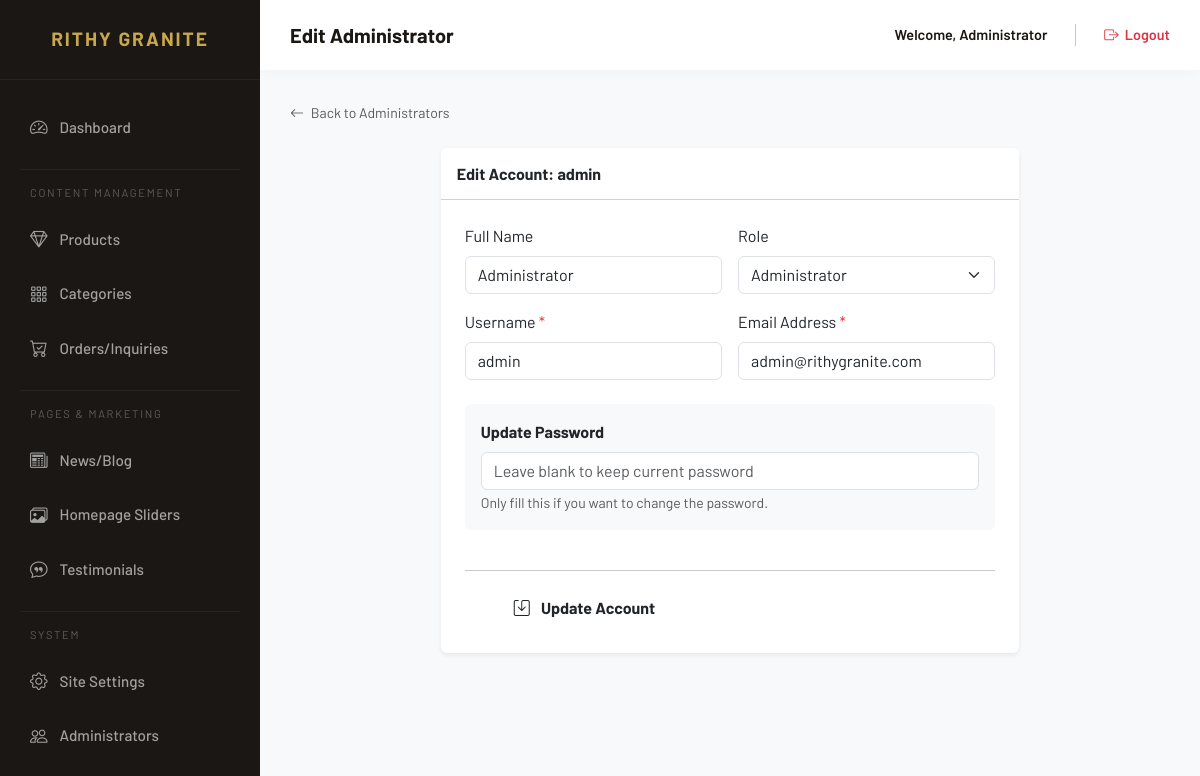
The page /admin/user-edit.php?id=1 (signed in) on the database its author committed.
### tables this page shows
CREATE TABLE `users` (
  `id` int(11) NOT NULL,
  `username` varchar(100) NOT NULL,
  `password` varchar(255) NOT NULL,
  `email` varchar(255) NOT NULL,
  `full_name` varchar(200) DEFAULT NULL,
  `role` enum('admin','editor','author') DEFAULT 'author',
  `created_at` timestamp NOT NULL DEFAULT current_timestamp()
);

### includes/config.php (called while the page is built, shortened)
<?php
function e($str) {
    return htmlspecialchars($str ?? '', ENT_QUOTES, 'UTF-8');
}

### admin/user-edit.php (the view, shortened to what this page needs)
<?php
require_once 'includes/header.php';
$db = getDB();
$id = (int)($_GET['id'] ?? 0);
$stmt = $db->prepare("SELECT * FROM users WHERE id = ?");
$stmt->execute([$id]);
$user = $stmt->fetch();
?>
<div class="mb-4">
    <a href="users.php" class="text-decoration-none text-muted small">
        <i class="bi bi-arrow-left me-1"></i> Back to Administrators
    </a>
</div>
<div class="row justify-content-center">
    <div class="col-lg-8">
        <div class="card border-0 shadow-sm">
            <div class="card-header bg-white py-3">
                <h6 class="mb-0 fw-bold">Edit Account: <?= e($user['username']) ?></h6>
            </div>
            <div class="card-body p-4">
                <form action="user-edit.php?id=<?= $id ?>" method="POST">
                    <div class="row g-3">
                        <div class="col-md-6">
                            <label class="form-label">Full Name</label>
                            <input type="text" name="full_name" class="form-control" placeholder="e.g. John Doe" value="<?= e($user['full_name']) ?>">
                        </div>
                        <div class="col-md-6">
                            <label class="form-label">Role</label>
                            <select name="role" class="form-select" <?= ((int)$user['id'] === (int)$_SESSION['admin_id'] && $_SESSION['admin_role'] === 'admin') ? '' : '' ?>>
                                <option value="admin" <?= $user['role'] === 'admin' ? 'selected' : '' ?>>Administrator</option>
                            </select>
                        </div>
                        <div class="col-md-6">
                            <label class="form-label">Username <span class="text-danger">*</span></label>
                            <input type="text" name="username" class="form-control" required value="<?= e($user['username']) ?>">
                        </div>
                        <div class="col-md-6">
                            <label class="form-label">Email Address <span class="text-danger">*</span></label>
                            <input type="email" name="email" class="form-control" required value="<?= e($user['email']) ?>">
                        </div>
                        <div class="col-md-12 mt-4">
                            <div class="p-3 bg-light rounded">
                                <label class="form-label fw-bold">Update Password</label>
                                <input type="password" name="password" class="form-control" placeholder="Leave blank to keep current password">
                                <small class="text-muted">Only fill this if you want to change the password.</small>
                            </div>
                        </div>
                        <div class="col-12 mt-4">
                            <hr>
                            <button type="submit" class="btn btn-gold px-5 py-2 fw-bold">
                                <i class="bi bi-save me-2"></i> Update Account
                            </button>
                        </div>
                    </div>
                </form>
            </div>
        </div>
    </div>
</div>
<?php require_once 'includes/footer.php'; ?>

### admin/includes/header.php (style rules this page uses)
:root { --gold: #C9A84C; --gold-dark: #A07830; --stone-dark: #1A1714; --stone-mid: #2D2520; --sidebar-width: 260px; --bg-body: #f8f9fa; }
body { font-family: 'Barlow', sans-serif; background-color: var(--bg-body); overflow-x: hidden; }

### rows shown on the page
users: username "admin", full_name "Administrator", role "Administrator", email "admin@rithygranite.com"

### other values the page prints
$pageTitle "Edit Administrator"
$adminName "Administrator"
